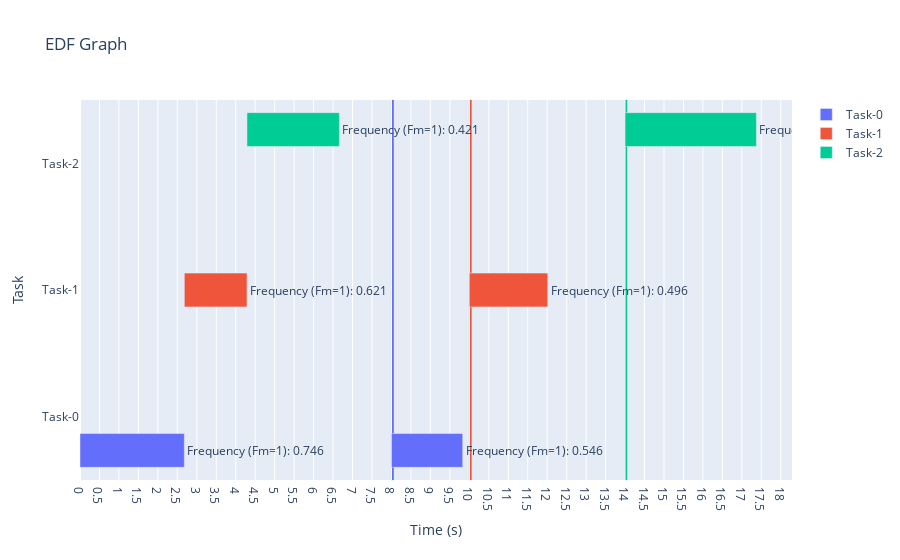

The notebook cell this image was saved under:
### Code cell
# Render graph
import plotly.express as px

data, deadlines = fig_edf_data(df_params)

fig = go.Figure(data=data)
fig.update_layout(
    title="EDF Graph",
    xaxis_title="Time (s)",
    yaxis_title="Task",
    #     shapes=shapes,
    xaxis=dict(tickmode="linear", tick0=0.5, dtick=0.5),
)

df_invoc = df_params.filter(regex="Invocation")
num_cols = len(df_invoc.columns)
colors = px.colors.qualitative.Plotly
for invoc in range(num_cols):
    for task_idx, period in enumerate(df_params["Period"]):    
        fig.add_vrect(
            x0=period,
            x1=period + 0.05,
            fillcolor=colors[task_idx],
            opacity=1,
            layer="below",
            line_width=0.1,
        )

fig.show()

### Figure 1 — Plotly figure (JSON) as saved in the notebook; plotly's stock layout.template omitted (floating-point values rounded to 4 significant figures)
{"data": [{"base": [0, 8], "hovertemplate": "<b>Start:</b> %{base:.2f}s<br><b>Finish:</b> %{x:.2f}s<br><b>%{text}</b>", "name": "Task-0", "orientation": "h", "text": ["Frequency (Fm=1): 0.746", "Frequency (Fm=1): 0.546"], "type": "bar", "x": [2.679, 1.83], "y": ["Task-0", "Task-0"]}, {"base": [2.679, 10], "hovertemplate": "<b>Start:</b> %{base:.2f}s<br><b>Finish:</b> %{x:.2f}s<br><b>%{text}</b>", "name": "Task-1", "orientation": "h", "text": ["Frequency (Fm=1): 0.621", "Frequency (Fm=1): 0.496"], "type": "bar", "x": [1.609, 2.014], "y": ["Task-1", "Task-1"]}, {"base": [4.289, 14], "hovertemplate": "<b>Start:</b> %{base:.2f}s<br><b>Finish:</b> %{x:.2f}s<br><b>%{text}</b>", "name": "Task-2", "orientation": "h", "text": ["Frequency (Fm=1): 0.421", "Frequency (Fm=1): 0.296"], "type": "bar", "x": [2.373, 3.373], "y": ["Task-2", "Task-2"]}], "layout": {"shapes": [{"fillcolor": "#636EFA", "layer": "below", "line": {"width": 0.1}, "opacity": 1, "type": "rect", "x0": 8, "x1": 8.05, "xref": "x", "y0": 0, "y1": 1, "yref": "y domain"}, {"fillcolor": "#EF553B", "layer": "below", "line": {"width": 0.1}, "opacity": 1, "type": "rect", "x0": 10, "x1": 10.05, "xref": "x", "y0": 0, "y1": 1, "yref": "y domain"}, {"fillcolor": "#00CC96", "layer": "below", "line": {"width": 0.1}, "opacity": 1, "type": "rect", "x0": 14, "x1": 14.05, "xref": "x", "y0": 0, "y1": 1, "yref": "y domain"}, {"fillcolor": "#636EFA", "layer": "below", "line": {"width": 0.1}, "opacity": 1, "type": "rect", "x0": 8, "x1": 8.05, "xref": "x", "y0": 0, "y1": 1, "yref": "y domain"}, {"fillcolor": "#EF553B", "layer": "below", "line": {"width": 0.1}, "opacity": 1, "type": "rect", "x0": 10, "x1": 10.05, "xref": "x", "y0": 0, "y1": 1, "yref": "y domain"}, {"fillcolor": "#00CC96", "layer": "below", "line": {"width": 0.1}, "opacity": 1, "type": "rect", "x0": 14, "x1": 14.05, "xref": "x", "y0": 0, "y1": 1, "yref": "y domain"}], "title": {"text": "EDF Graph"}, "xaxis": {"dtick": 0.5, "tick0": 0.5, "tickmode": "linear", "title": {"text": "Time (s)"}}, "yaxis": {"title": {"text": "Task"}}}}
